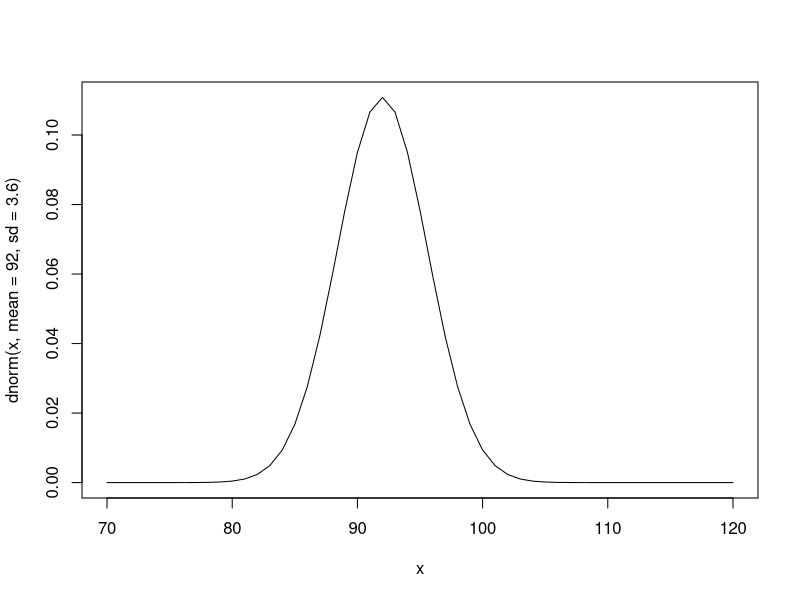
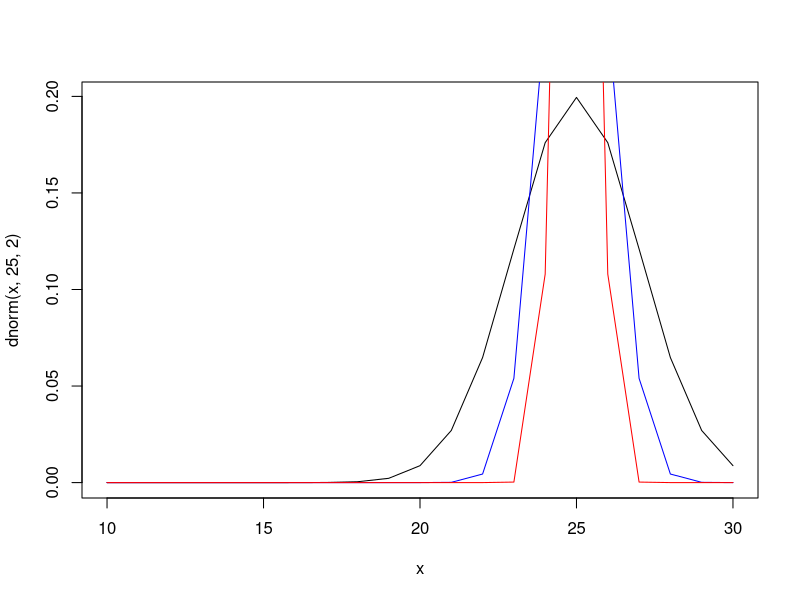
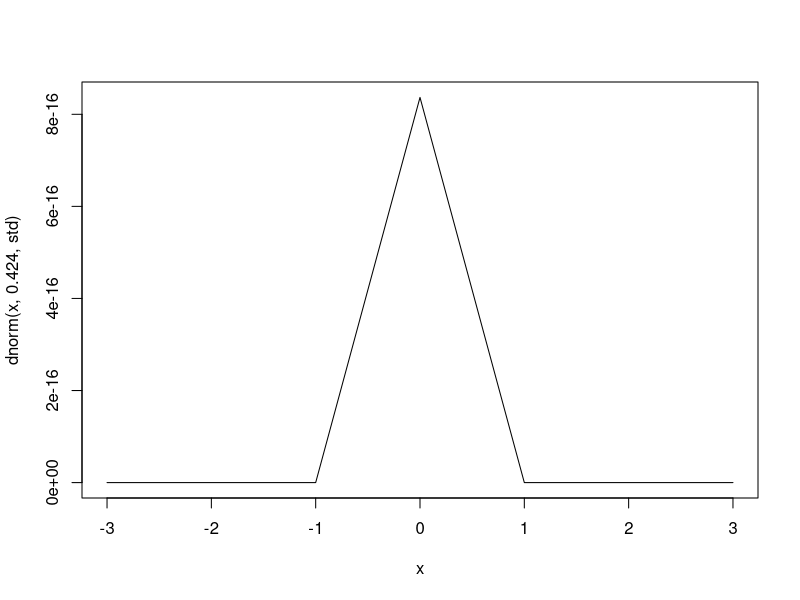
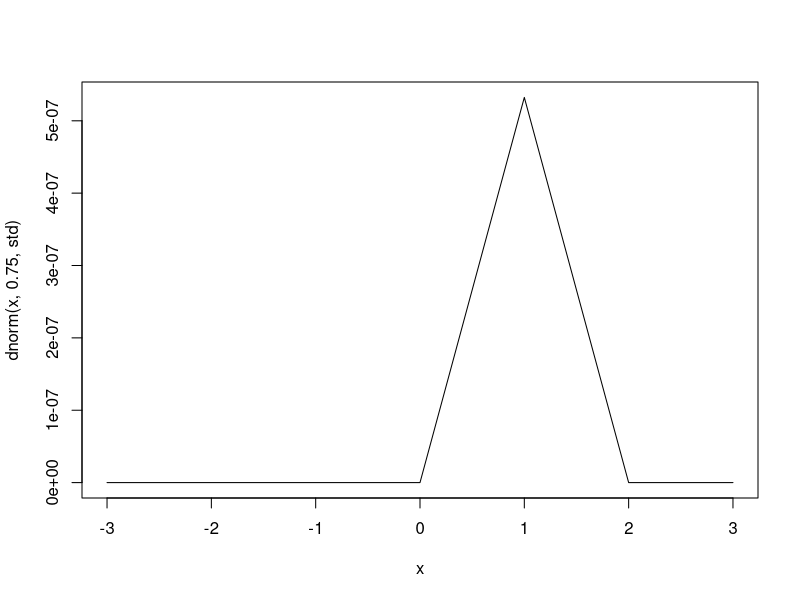

These charts were generated, in order, by the following R code: (Note: this script raises an error after producing the figures.)
#Question 1
#dnorm(x, mean=92, sd=3.6)
x<- 70:120
plot(x,dnorm(x,mean=92, sd=3.6),type='l')
#c
stdX=3.6/sqrt(4)
#b
varianceX=stdX^2
#d
1-pnorm(93, mean=92, stdX)

#Question 2
#dnorm(x, mean=1200, sd=400)
#c
stdX=400/sqrt(9)
#b
varianceX=stdX^2
#d
(1050-1200)/133.33
pnorm(1050, mean=1200, stdX)
#or
pnorm( (1050-1200)/133.33, mean=0,sd=1)   

#question 3
#i
pnorm(24, mean=25, sd=2)
#ii
pnorm(24, mean=25, sd=1)
#iii
pnorm(24, mean=25, sd=2/sqrt(16))
#b
x<- 10:30
plot(x,dnorm(x,25,2),type='l')
lines(x,dnorm(x,25,1),col="blue",type='l')
lines(x,dnorm(x,25,0.5),col="red",type='l')

#question 4
#a
0.6/sqrt(4)

#b
pnorm(19.7, mean=20, sd=0.3)
#c
1-pnorm(20.6, mean=20, sd=0.3)
#d
pnorm(20.5, mean=20, sd=0.3)-pnorm(19.5, mean=20, sd=0.3)
#e
0.6/sqrt(2)*sqrt((4-2)/(4-1))

#0.34
pnorm(20.5, mean=20, sd=0.34)-pnorm(19.5, mean=20, sd=0.34)

pnorm(-1.13, 0, 1)

#question 5
#a
sigma=40/sqrt(100)
#b exceed
1-pnorm(5/sigma,0,1)
#c below
pnorm(-4/sigma,0,1)
#d differs
pnorm(-3/sigma,0,1)+1-pnorm(3/sigma,0,1)

#question 6  HT
qnorm(0.95,mean=0,sd=1)
(1.64*8.4/2)^2

#question 7
#b
variance=0.424*(1-0.424)/100
#c
std=sqrt(variance)
#d
1-pnorm(0.5, mean=0.424, sd=std)
x<- -3:3
plot(x,dnorm(x,0.424,std),type='l')

#question 8
#b
variance=0.75*(1-0.75)/100
#c
std=sqrt(variance)
#d
1-pnorm(0.8, mean=0.75, sd=std)
x<- -3:3
plot(x,dnorm(x,0.75,std),type='l')

#question 9
#b
0.2*(1-0.2)/180
#c
std=sqrt(0.2*(1-0.2)/180)
#d
pnorm(0.15, mean=0.2, sd=std)

#question 10
#a
std=sqrt(0.2*(1-0.2)/130)
#d
1-pnorm(0.15, mean=0.2, sd=std)
#c
pnorm(0.22, mean=0.2, sd=std)-pnorm(0.18, mean=0.2, sd=std)

#Question 11
#a
p=0.25
sigma=sqrt((p*(1-p)/120))
qnorm(0.1, 0, 1)*sigma

#b
qnorm(0.05, 0, 1)*sigma

#c
qnorm(0.3, 0, 1)*sigma

#Question 12


#Question A
#a
295-63*percent
295+63*percent
percent<-sqrt(1/(1-0.6))

#b
percent<-sqrt(1/0.2)